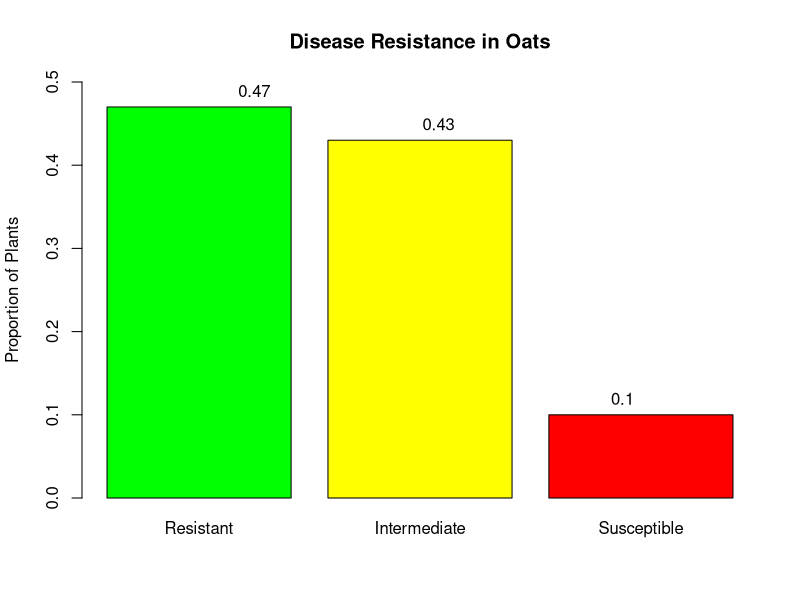

Write the R code that produced this figure.
# page no 85
resistant <- 0.47
intermediate <- 0.43
susceptible <- 0.10
barplot(
  c(resistant, intermediate, susceptible),
  names.arg = c("Resistant", "Intermediate", "Susceptible"),
  col = c("green", "yellow", "red"),
  main = "Disease Resistance in Oats",
  ylab = "Proportion of Plants",
  ylim = c(0, 0.5)
)
text(
  x = c(1, 2, 3),
  y = c(resistant, intermediate, susceptible),
  labels = c(resistant, intermediate, susceptible),
  pos = 3, # Position labels above bars
  col = "black"
)
